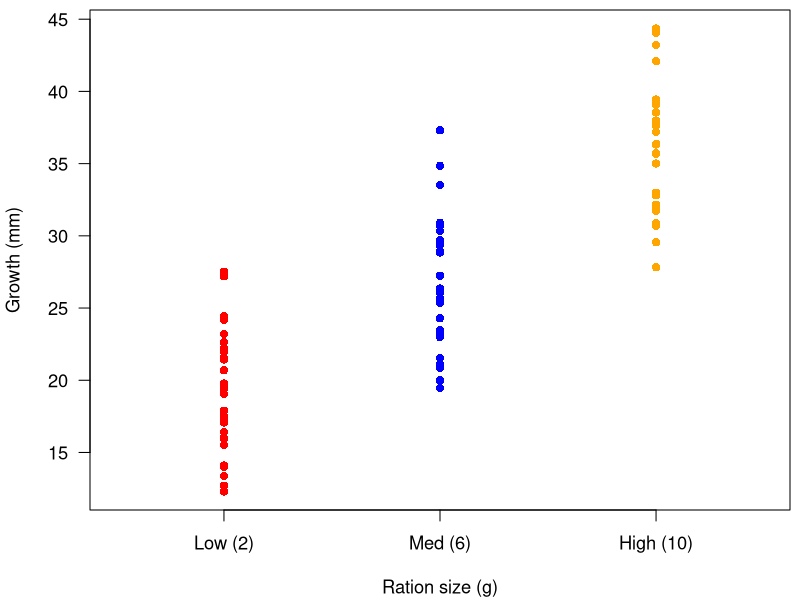
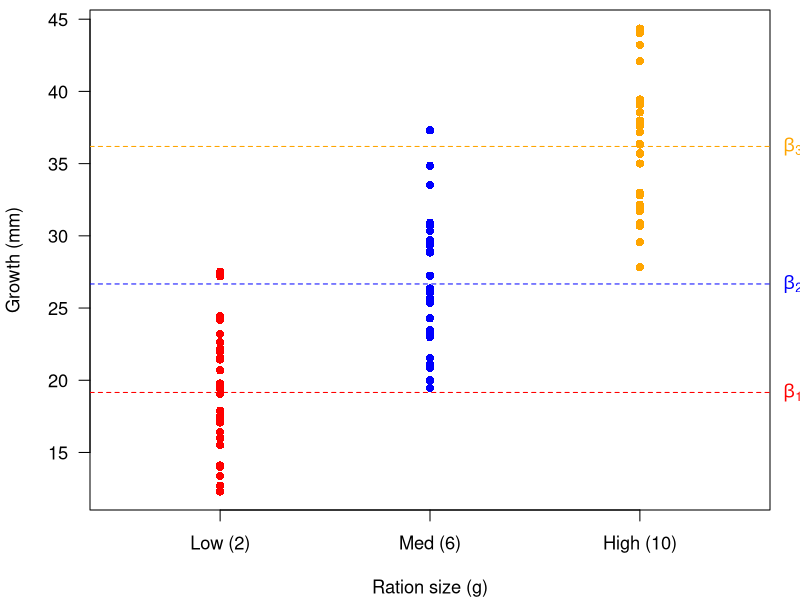
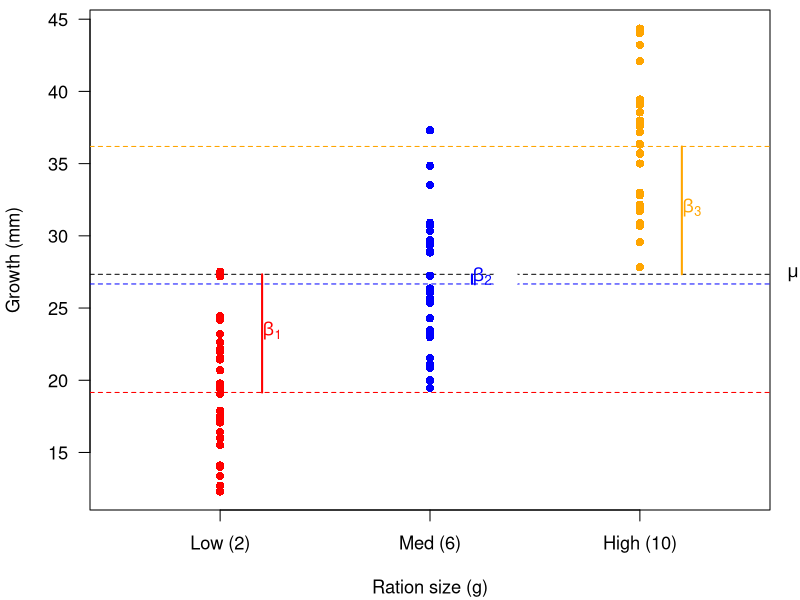
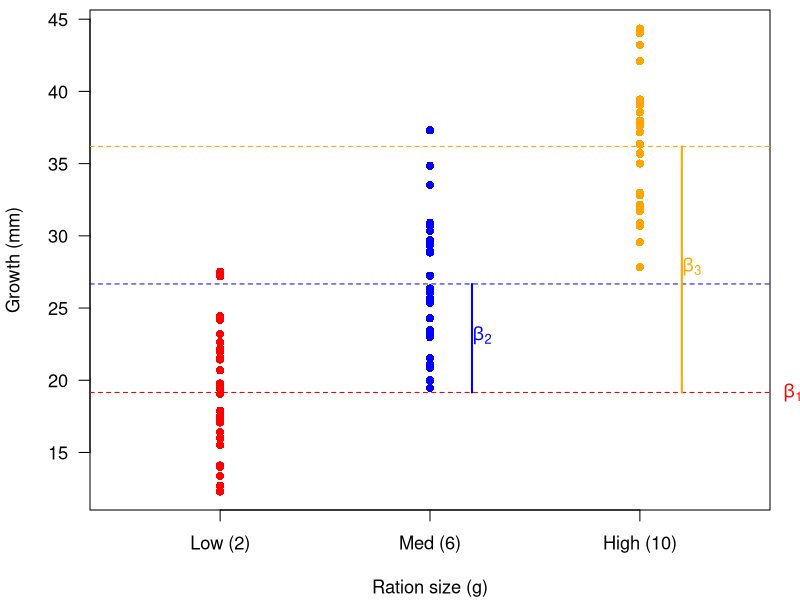
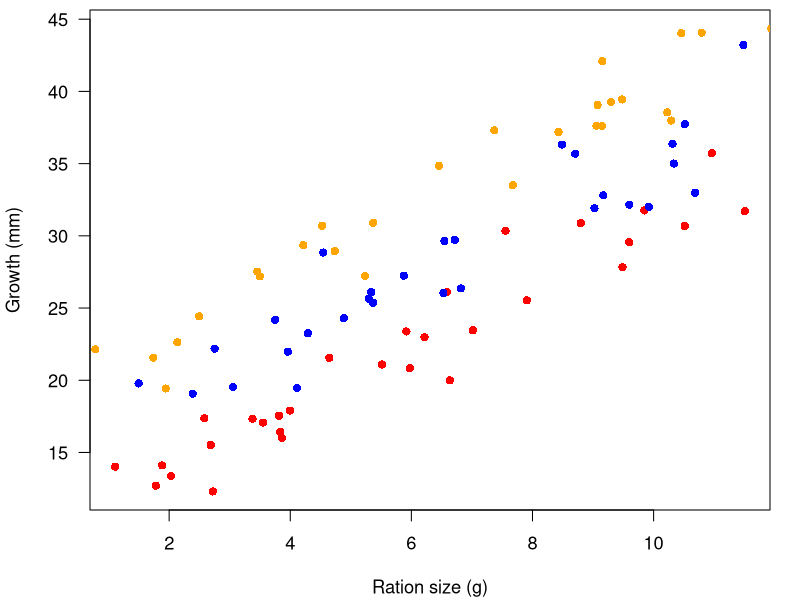
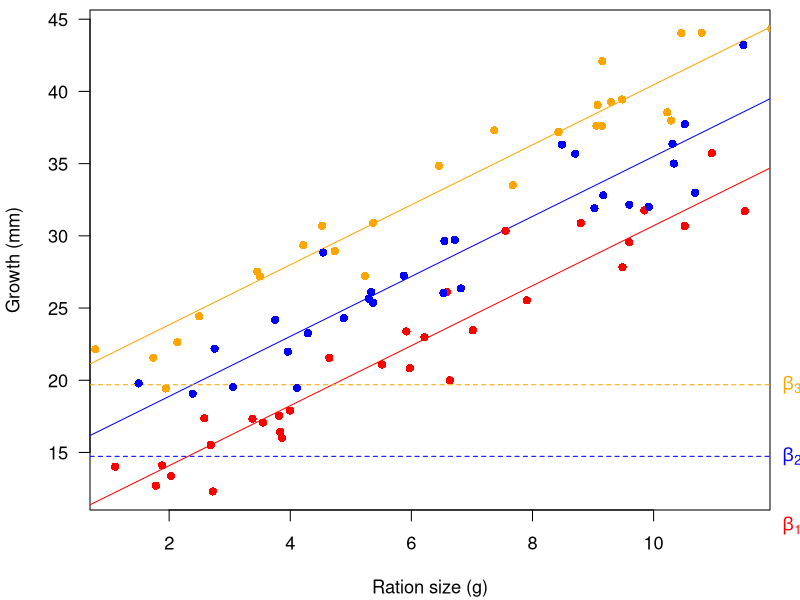

Write R code to recreate these figures, in order.
## ---- chunk 1
knitr::opts_chunk$set(echo = FALSE)
## ---- chunk 2
set.seed(514)
## sample size
nn <- 30
## groups
pp <- 3
## global intercept
alpha <- 5
## offsets
beta_1 <- c(1,2,3)*5
## slope
beta_2 <- 2
## vector of linear parameters
BETA <- matrix(c(alpha, beta_1, beta_2), ncol = 1)
## global mean
x_avg <- rep(1, nn*pp)
## offsets
grps <- factor(rep(seq(3), ea = nn))
x_int <- model.matrix(~ grps + 0)
## slope
x_cov <- c(runif(nn, 0, 4), runif(nn, 4, 8), runif(nn, 8, 12))
x_cov <- sample(x_cov, nn*pp)
## groups for anova
i1 <- x_cov <= 4
i2 <- x_cov > 4 & x_cov <= 8
i3 <- x_cov > 8
ration <- cbind(i1, i2, i3) * 1
colnames(ration) <- c("_1", "_2", "_3")
## matrix of predictors
xx <- cbind(x_avg, x_int, x_cov)
## Gaussian errors
ee <- rnorm(nn*pp, 0, 2)
## simulated data
yy <- xx %*% BETA + ee
## plot all data
par(mai = c(0.9,0.9,0.1,0.1),
    cex = 1.1)
## low
plot(rep(1, nn), yy[i1], pch = 16, col = "red", las = 1,
     xlim = c(0.5,3.5), ylim = range(yy),
     xaxt = "n",
     xlab = "Ration size (g)", ylab = "Growth (mm)")
# points(1, mean(yy[i1]), col = "red", pch = "-", cex = 5)
## med
points(rep(2, nn), yy[i2], pch = 16, col = "blue")
# points(2, mean(yy[i2]), col = "blue", pch = "-", cex = 5)
## high
points(rep(3, nn), yy[i3], pch = 16, col = "orange")
# points(3, mean(yy[i3]), col = "orange", pch = "-", cex = 5)
axis(1, at = seq(3), labels = c("Low (2)", "Med (6)", "High (10)"))
## ---- chunk 3
## fit ANOVA w/ `- 1` to remove intercept
m1 <- lm(yy ~ ration - 1)
coef(m1)
## ---- chunk 4
## plot all data
par(mai = c(0.9,0.9,0.1,0.1),
    omi = c(0, 0, 0, 0.2),
    cex = 1.1)
## low
plot(rep(1, nn), yy[i1], pch = 16, col = "red", las = 1,
     xlim = c(0.5,3.5), ylim = range(yy),
     xaxt = "n",
     xlab = "Ration size (g)", ylab = "Growth (mm)")
abline(h = mean(yy[i1]), col = "red", lty = "dashed", cex = 5)
## med
points(rep(2, nn), yy[i2], pch = 16, col = "blue")
abline(h = mean(yy[i2]), col = "blue", lty = "dashed", cex = 5)
## high
points(rep(3, nn), yy[i3], pch = 16, col = "orange")
abline(h = mean(yy[i3]), col = "orange", lty = "dashed", cex = 5)
## labels
text(x = 1.03 * par("usr")[2], y = mean(yy[i1]),
     expression(beta[1]), xpd = NA, col = "red")
text(x = 1.03 * par("usr")[2], y = mean(yy[i2]),
     expression(beta[2]), xpd = NA, col = "blue")
text(x = 1.03 * par("usr")[2], y = mean(yy[i3]),
     expression(beta[3]), xpd = NA, col = "orange")
axis(1, at = seq(3), labels = c("Low (2)", "Med (6)", "High (10)"))
## ---- chunk 5
## design matrix
X <- cbind(rep(1,nn*pp), ration)
## fit ANOVA w/ `- 1` to remove intercept
m2 <- lm(yy ~ X - 1)
coef(m2)
## ---- chunk 6
## empty design matrix
XX <- matrix(NA, nn*pp, pp)
## for mu
XX[i1,] <- matrix(c(1,  1,  0), nn, pp, byrow = TRUE)
## for beta_1
XX[i2,] <- matrix(c(1,  0,  1), nn, pp, byrow = TRUE)
## for beta_2
XX[i3,] <- matrix(c(1, -1, -1), nn, pp, byrow = TRUE)
## fit model & get parameters
Bvec <- coef(lm(yy ~ XX - 1))
names(Bvec) <- c("mu", "beta_1", "beta_2")
Bvec
## ---- chunk 7
## mean of ration 1
Bvec["mu"] + Bvec["beta_1"]
## mean of ration 2
Bvec["mu"] + Bvec["beta_2"]
## mean of ration 3
Bvec["mu"] - (Bvec["beta_1"] + Bvec["beta_2"])
## ---- chunk 8
## fit anova with implicit grand mean
m2 <- lm((yy - mean(yy)) ~ ration - 1)
coef(m2)
## ---- chunk 9
## do we recover our means?
coef(m2) + mean(yy)
coef(m1)
## ---- chunk 10
## plot all data
par(mai = c(0.9,0.9,0.1,0.1),
    omi = c(0, 0, 0, 0.2),
    cex = 1.1)
## plot space
plot(rep(1, nn), yy[i1], type = "n", las = 1,
     xlim = c(0.5,3.5), ylim = range(yy),
     xaxt = "n",
     xlab = "Ration size (g)", ylab = "Growth (mm)")
## grand mean
abline(h = mean(yy), lty = "dashed")
## low
points(rep(1, nn), yy[i1], pch = 16, col = "red")
abline(h = mean(yy[i1]), col = "red", lty = "dashed")
segments(1.2, mean(yy), 1.2, coef(m1)[1], col = "red", lwd = 2)
## med
points(rep(2, nn), yy[i2], pch = 16, col = "blue")
abline(h = mean(yy[i2]), col = "blue", lty = "dashed")
points(x = 2.36, y = mean(yy) + 0.5*coef(m2)[2],
       pch = 19, col = "white", cex = 3)
segments(2.2, mean(yy), 2.2, coef(m1)[2], col = "blue", lwd = 2)
## high
points(rep(3, nn), yy[i3], pch = 16, col = "orange")
abline(h = mean(yy[i3]), col = "orange", lty = "dashed")
segments(3.2, mean(yy), 3.2, coef(m1)[3], col = "orange", lwd = 2)
## labels
text(x = 1.15, y = mean(yy) + 0.5*coef(m2)[1], pos = 4,
     expression(beta[1]), xpd = NA, col = "red")
text(x = 2.15, y = mean(yy) + 0.5*coef(m2)[2], pos = 4,
     expression(beta[2]), xpd = NA, col = "blue")
text(x = 3.15, y = mean(yy) + 0.5*coef(m2)[3], pos = 4,
     expression(beta[3]), xpd = NA, col = "orange")
text(x = 1.03 * par("usr")[2], y = mean(yy),
     expression(mu), xpd = NA)
axis(1, at = seq(3), labels = c("Low (2)", "Med (6)", "High (10)"))
## ---- chunk 11
## empty design matrix
XX <- matrix(NA, nn*pp, pp)
## for beta_1
XX[i1,] <- matrix(c(1, 0, 0), nn, pp, byrow = TRUE)
## for beta_1 + beta_2
XX[i2,] <- matrix(c(1, 1, 0), nn, pp, byrow = TRUE)
## for beta_1 + beta_3
XX[i3,] <- matrix(c(1, 0, 1), nn, pp, byrow = TRUE)
## fit anova with implicit grand mean
Bvec <- coef(lm(yy ~ XX - 1))
names(Bvec) <- c("beta_1", "beta_2", "beta_3")
Bvec
## ---- chunk 12
## mean of ration 1
Bvec["beta_1"]
## mean of ration 2
Bvec["beta_1"] + Bvec["beta_2"]
## mean of ration 3
Bvec["beta_1"] + Bvec["beta_3"]
## ---- chunk 13
## plot all data
par(mai = c(0.9,0.9,0.1,0.1),
    omi = c(0, 0, 0, 0.2),
    cex = 1.1)
## plot space
plot(rep(1, nn), yy[i1], type = "n", las = 1,
     xlim = c(0.5,3.5), ylim = range(yy),
     xaxt = "n",
     xlab = "Ration size (g)", ylab = "Growth (mm)")
## low
points(rep(1, nn), yy[i1], pch = 16, col = "red")
abline(h = mean(yy[i1]), col = "red", lty = "dashed")
## med
points(rep(2, nn), yy[i2], pch = 16, col = "blue")
abline(h = mean(yy[i2]), col = "blue", lty = "dashed")
segments(2.2, Bvec[1], 2.2, Bvec[1]+Bvec[2], col = "blue", lwd = 2)
## high
points(rep(3, nn), yy[i3], pch = 16, col = "orange")
abline(h = mean(yy[i3]), col = "orange", lty = "dashed")
segments(3.2, Bvec[1], 3.2, Bvec[1]+Bvec[3], col = "orange", lwd = 2)
## labels
text(x = 1.03 * par("usr")[2], y = mean(yy[i1]),
     expression(beta[1]), xpd = NA, col = "red")
text(x = 2.15, y = Bvec[1]+Bvec[2]/2, pos = 4,
     expression(beta[2]), xpd = NA, col = "blue")
text(x = 3.15, y = Bvec[1]+Bvec[3]/2, pos = 4,
     expression(beta[3]), xpd = NA, col = "orange")
axis(1, at = seq(3), labels = c("Low (2)", "Med (6)", "High (10)"))
## ---- chunk 14
## plot all data
par(mai = c(0.9,0.9,0.1,0.1),
    omi = c(0, 0, 0, 0.2),
    cex = 1.1)
## plot all data
plot(x_cov[1:nn], yy[1:nn], pch = 16, col = "red", ylim = range(yy),
     las = 1, xlab = "Ration size (g)", ylab = "Growth (mm)")
points(x_cov[1:nn+nn], yy[1:nn+nn], pch = 16, col = "blue")
points(x_cov[1:nn+nn*2], yy[1:nn+nn*2], pch = 16, col = "orange")
## ---- chunk 15
## create design matrix
XX <- cbind(L1 = rep(c(1,0,0), ea = nn), # effect of lineage 1
            L2 = rep(c(0,1,0), ea = nn), # effect of lineage 2
            L3 = rep(c(0,0,1), ea = nn), # effect of lineage 3
            RA = x_cov)                  # effect of ration
## fit model
Bvec <- coef(lm(yy ~ XX - 1))
names(Bvec) <- c("beta_1", "beta_2", "beta_3", "beta_4")
Bvec
## ---- chunk 16
## plot all data
par(mai = c(0.9,0.9,0.1,0.1),
    omi = c(0, 0, 0, 0.2),
    cex = 1.1)
## blank plot
plot(x_cov[1:nn], yy[1:nn], type = "n", ylim = range(yy),
     las = 1, xlab = "Ration size (g)", ylab = "Growth (mm)")
## add fits
abline(a = Bvec[1], b = Bvec[4], col = "red")
abline(a = Bvec[2], b = Bvec[4], col = "blue")
abline(a = Bvec[3], b = Bvec[4], col = "orange")
## add intercepts
abline(h = Bvec[1], lty = "dashed", col = "red")
abline(h = Bvec[2], lty = "dashed", col = "blue")
abline(h = Bvec[3], lty = "dashed", col = "orange")
## add data
points(x_cov[1:nn], yy[1:nn], pch = 16, col = "red")
points(x_cov[1:nn+nn], yy[1:nn+nn], pch = 16, col = "blue")
points(x_cov[1:nn+nn*2], yy[1:nn+nn*2], pch = 16, col = "orange")
## add labels
text(x = 1.03 * par("usr")[2], y = Bvec[1],
     expression(beta[1]), xpd = NA, col = "red")
text(x = 1.03 * par("usr")[2], y = Bvec[2],
     expression(beta[2]), xpd = NA, col = "blue")
text(x = 1.03 * par("usr")[2], y = Bvec[3],
     expression(beta[3]), xpd = NA, col = "orange")
## ---- chunk 17
## 2 groups with 2 obs each
groups <- factor(c(1, 1, 2, 2))
## inspect them
groups
## ---- chunk 18
## create design matrix from `groups`
model.matrix(~ groups)
## ---- chunk 19
## 2 groups with 2 obs each
groups <- c(1, 1, 2, 2)
## create design matrix from `groups`
model.matrix(~ groups)
## ---- chunk 20
## 2 groups with 2 obs each
groups <- factor(c(1, 1, 2, 2))
## create design matrix from `groups`
model.matrix(~ groups - 1)
## ---- chunk 21
## 2 groups with 2 obs each
groups <- factor(c("ref", "ref", "exp", "exp"))
## create design matrix from `groups`
model.matrix(~ groups)
## ---- chunk 22
## 2 groups with 2 obs each
groups <- factor(c("ref", "ref", "exp", "exp"))
## create design matrix from `groups`
model.matrix(~ groups)
## ---- chunk 23
## 2 groups with 2 obs each
groups <- relevel(groups, "ref")
## create design matrix from `groups`
model.matrix(~ groups)
## ---- chunk 24
diet <- factor(c(1, 1, 2, 2))
sex <- factor(c("f", "m", "f", "m"))
model.matrix(~ diet + sex)
## ---- chunk 25
## ANCOVA model from above
mod_fit <- lm(yy ~ XX - 1)
## get design matrix
mm <- model.matrix(mod_fit)
head(mm)
